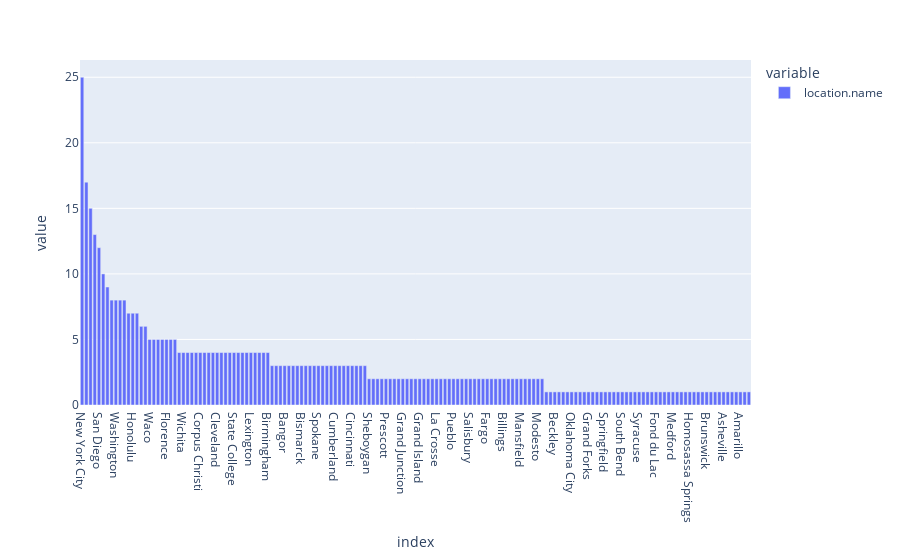

The notebook cell saved with this chart:
### Code cell
#phase1_df.groupby(by=['season','location.name']).mean(phase1_df['person.age'])
px.bar(phase1_df['location.name'].value_counts())

### Figure 1 — Plotly figure (JSON) as saved in the notebook; plotly's stock layout.template omitted (floating-point values rounded to 4 significant figures; data arrays with more than 128 entries replaced by an {"elided": "..."} marker saying what was removed)
{"data": [{"alignmentgroup": "True", "hovertemplate": "variable=location.name<br>index=%{x}<br>value=%{y}<extra></extra>", "legendgroup": "location.name", "marker": {"color": "#636efa", "pattern": {"shape": ""}}, "name": "location.name", "offsetgroup": "location.name", "orientation": "v", "showlegend": true, "textposition": "auto", "type": "bar", "x": {"elided": "159 str values"}, "xaxis": "x", "y": {"elided": "159 int values"}, "yaxis": "y"}], "layout": {"barmode": "relative", "legend": {"title": {"text": "variable"}, "tracegroupgap": 0}, "margin": {"t": 60}, "xaxis": {"anchor": "y", "domain": [0, 1], "title": {"text": "index"}}, "yaxis": {"anchor": "x", "domain": [0, 1], "title": {"text": "value"}}}}
